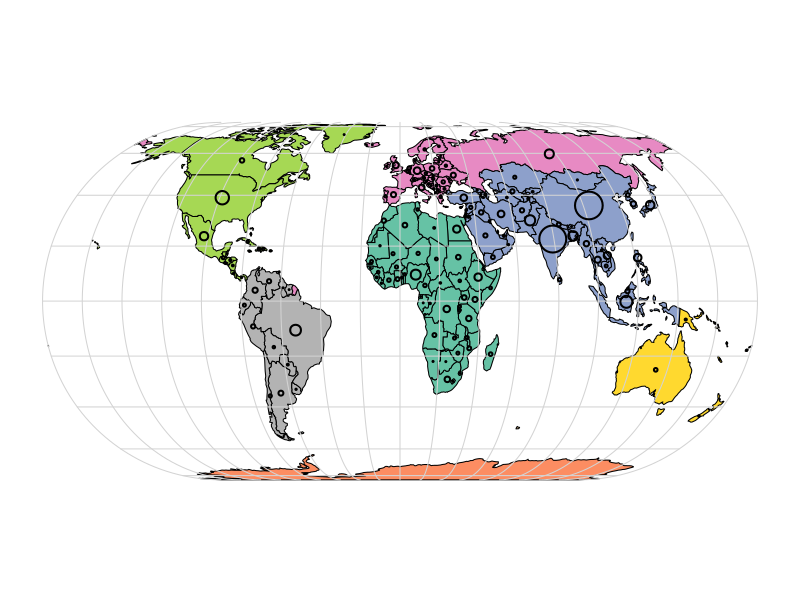

The R script that drew this image:
library(sf)
library(spData)
world_proj = st_transform(world, "+proj=eck4")
world_cents = st_centroid(world_proj, of_largest_polygon = TRUE)
par(mar = c(0, 0, 0, 0))
plot(world_proj["continent"], reset = FALSE, main = "", key.pos = NULL)
g = st_graticule()
g = st_transform(g, crs = "+proj=eck4")
plot(g$geometry, add = TRUE, col = "lightgrey")
cex = sqrt(world$pop) / 10000
plot(st_geometry(world_cents), add = TRUE, cex = cex, lwd = 2, graticule = TRUE)
